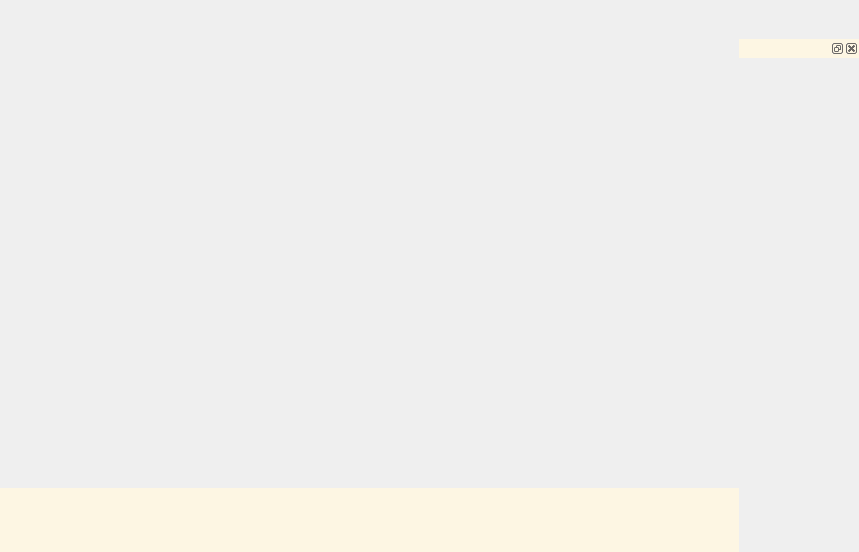
<?xml version="1.0" encoding="UTF-8"?>
<ui version="4.0">
 <class>Widget</class>
 <widget class="QWidget" name="Widget">
  <property name="geometry">
   <rect>
    <x>0</x>
    <y>0</y>
    <width>859</width>
    <height>552</height>
   </rect>
  </property>
  <property name="windowTitle">
   <string>Widget</string>
  </property>
  <property name="styleSheet">
   <string notr="true"/>
  </property>
  <layout class="QVBoxLayout" name="verticalLayout_2" stretch="1,13">
   <property name="spacing">
    <number>0</number>
   </property>
   <property name="leftMargin">
    <number>0</number>
   </property>
   <property name="topMargin">
    <number>0</number>
   </property>
   <property name="rightMargin">
    <number>0</number>
   </property>
   <property name="bottomMargin">
    <number>0</number>
   </property>
   <item>
    <widget class="title" name="title_widget" native="true">
     <property name="styleSheet">
      <string notr="true"/>
     </property>
    </widget>
   </item>
   <item>
    <layout class="QHBoxLayout" name="horizontalLayout" stretch="6,1">
     <property name="spacing">
      <number>0</number>
     </property>
     <item>
      <layout class="QVBoxLayout" name="verticalLayout" stretch="7,1">
       <property name="spacing">
        <number>0</number>
       </property>
       <item>
        <widget class="showme" name="widget" native="true">
         <property name="styleSheet">
          <string notr="true"/>
         </property>
        </widget>
       </item>
       <item>
        <widget class="contarlbar" name="contralbar" native="true">
         <property name="styleSheet">
          <string notr="true">QWidget{
background-color: rgb(253,246,227);
}</string>
         </property>
        </widget>
       </item>
      </layout>
     </item>
     <item>
      <widget class="QDockWidget" name="dockWidget">
       <property name="maximumSize">
        <size>
         <width>120</width>
         <height>524287</height>
        </size>
       </property>
       <property name="styleSheet">
        <string notr="true">QDockWidget::title {
    text-align: right;
    background-color:rgb(253,246,227);
    padding-left: 35px;
}</string>
       </property>
       <widget class="playlist" name="playlistwidget"/>
      </widget>
     </item>
    </layout>
   </item>
  </layout>
 </widget>
 <customwidgets>
  <customwidget>
   <class>showme</class>
   <extends>QWidget</extends>
   <header>showme.h</header>
   <container>1</container>
  </customwidget>
  <customwidget>
   <class>contarlbar</class>
   <extends>QWidget</extends>
   <header>contarlbar.h</header>
   <container>1</container>
  </customwidget>
  <customwidget>
   <class>title</class>
   <extends>QWidget</extends>
   <header>title.h</header>
   <container>1</container>
  </customwidget>
  <customwidget>
   <class>playlist</class>
   <extends>QWidget</extends>
   <header location="global">playlist.h</header>
   <container>1</container>
  </customwidget>
 </customwidgets>
 <resources/>
 <connections/>
</ui>
